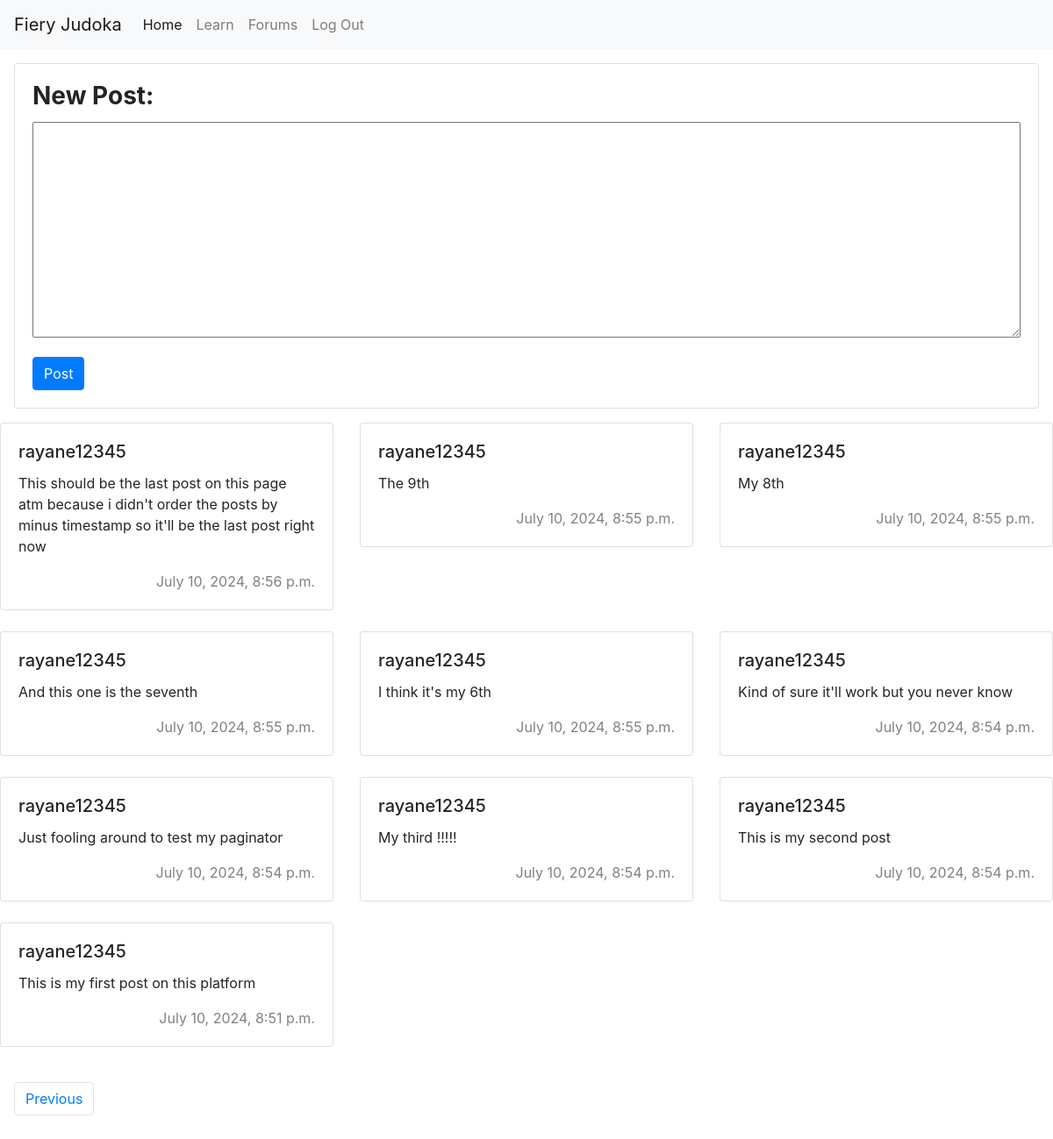
Page /forums/?page=2 (signed in) on the committed database.
### forums/models.py (models this page shows)
class Post(models.Model):
    poster = models.ForeignKey('user.User', on_delete=models.CASCADE, related_name='posts')
    content = models.CharField(max_length=300)
    timestamp = models.DateTimeField(auto_now_add=True)

### user/models.py (models this page shows)
class User(AbstractUser):
    belt = models.CharField(max_length=6)

### forums/views.py (the view, shortened to what this page needs)
# urls.py: path('', views.index, name='forums'),
@login_required(login_url="/login",redirect_field_name='')
def index(request):
    posts = Post.objects.all().order_by('-timestamp')
    paginator = Paginator(posts, 10)
    page_num = request.GET.get('page')
    page = paginator.get_page(page_num)
    return render(request, "forums/index.html",{
        'newPost':NewContent(),
        'posts': page,
    })

### forums/views.py
class NewContent(forms.Form):
    content = forms.CharField(label='',max_length=300, widget=forms.Textarea)

### forums/templates/forums/index.html (shortened to what this page needs)
{% extends "forums/layout.html" %}
{% load static %}
{% block body %}
<div id="big_container">
    <div id="new_post">
        <div class="card m-3">
            <div class="card-body">
                <h3 class="card-title"><strong>New Post:</strong></h3>
                <form method="POST">
                    {{ newPost.as_p }}
                    <input type="submit" value="Post" class="btn btn-primary">
                </form>
            </div>
        </div>
    </div>
    <div id="all_posts">
        <div class="row">
            {% for post in posts %}
                <div class="col-12 col-md-6 col-lg-4 mb-4">
                    <div class="card post" data-postid="{{ post.id }}">
                        <div class="card-body">
                            <h5 class="card-title">{{ post.poster }}</h5>
                            <p class="card-text">{{ post.content }}</p>
                            <div class="text-right timestamp">{{ post.timestamp }}</div>
                        </div>
                    </div>
                </div>
            {% endfor %}
        </div>
        <nav>
            <ul class="pagination">
                {% if posts.has_previous %}
                    <li class="page-item m-3"><a class="page-link" href="?page={{ posts.previous_page_number }}">Previous</a></li>
                {% endif %}
            </ul>
        </nav>
    </div>
</div>
{% endblock %}

### forums/templates/forums/layout.html (shortened to what this page needs)
{% load static %}
<!DOCTYPE html>
<html lang="en">
    <head>
        <link rel="stylesheet" href="https://cdn.jsdelivr.net/npm/bootstrap@4.0.0/dist/css/bootstrap.min.css">
        <link href="{% static 'forums/style.css' %}" rel="stylesheet">
        <nav class="navbar navbar-expand-lg navbar-light bg-light">
            <a class="navbar-brand" href="#">Fiery Judoka</a>
            <div class="collapse navbar-collapse" id="navbarNavAltMarkup">
              <div class="navbar-nav">
                 {% if user.is_authenticated %}
                  <a class="nav-item nav-link active" href="{% url 'index' %}">Home <span class="sr-only">(current)</span></a>
                  <a class="nav-item nav-link" href="{% url 'learn' %}">Learn</a>
                  <a class="nav-item nav-link" href="{% url 'forums' %}">Forums</a>
                  <a class="nav-link" href="{% url 'logout' %}">Log Out</a>
                {% endif %}
              </div>
            </div>
          </nav>
    </head>
    <body>
        {% block body %}{% endblock %}
    </body>
</html>

### forums/static/forums/style.css (style rules this page uses)
textarea { width: 100%; }
.timestamp { color: grey; }

### rows in the picture
Post: poster "rayane12345", content "This should be the last post on this page atm because i didn't order the posts by minus timestamp so it'll be the last post right now", timestamp "July 10, 2024, 8:56 p.m."
Post: poster "rayane12345", content "The 9th", timestamp "July 10, 2024, 8:55 p.m."
Post: poster "rayane12345", content "My 8th", timestamp "July 10, 2024, 8:55 p.m."
Post: poster "rayane12345", content "And this one is the seventh", timestamp "July 10, 2024, 8:55 p.m."
Post: poster "rayane12345", content "I think it's my 6th", timestamp "July 10, 2024, 8:55 p.m."
Post: poster "rayane12345", content "Kind of sure it'll work but you never know", timestamp "July 10, 2024, 8:54 p.m."
Post: poster "rayane12345", content "Just fooling around to test my paginator", timestamp "July 10, 2024, 8:54 p.m."
Post: poster "rayane12345", content "My third !!!!!", timestamp "July 10, 2024, 8:54 p.m."
Post: poster "rayane12345", content "This is my second post", timestamp "July 10, 2024, 8:54 p.m."
Post: poster "rayane12345", content "This is my first post on this platform", timestamp "July 10, 2024, 8:51 p.m."
